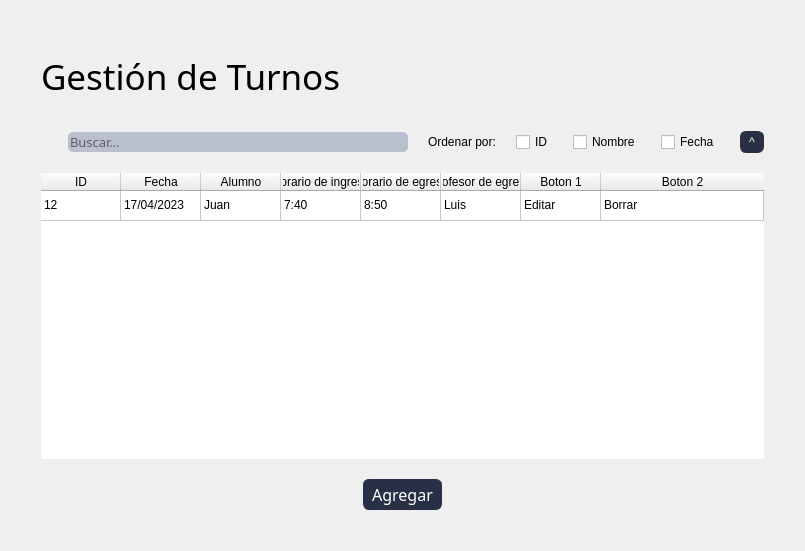
<?xml version="1.0" encoding="UTF-8"?>
<ui version="4.0">
 <class>Form</class>
 <widget class="QWidget" name="Form">
  <property name="geometry">
   <rect>
    <x>0</x>
    <y>0</y>
    <width>746</width>
    <height>551</height>
   </rect>
  </property>
  <property name="windowTitle">
   <string>Form</string>
  </property>
  <property name="styleSheet">
   <string notr="true">*{
    font-family: 'Oswald', sans-serif;
    font-weight: 400;
}

QMenuBar{
    background-color: #293045;
    padding: 0;    
    font-size: 14px;
    color:white;
}

QMenuBar:item{
    padding: 17px;
    border-radius: 10px;

}

QMenuBar:item:selected{
    background-color: #768AC5;
    color:black;
    border-radius: 5px;
    margin: 10px;
    
    

}

QMenu{
    background-color: #293045;

    color: white;
}

QMenu:item{
    padding: 5px;
    border-radius: 5px;
}

QMenu:item:selected{
    background-color: #768AC5;
    color:white;

}
Qmenu#icon{
   icon:size 40px; 
    
}


QRadioButton:indicator{
    border-style: solid;
    border-color:  #293045;
    border-radius: 6%;
    border-width:  2px;
    background-color: #BABFCE;
}
QRadioButton::indicator:checked{
    background-color: #768AC5;
}

#label{
    font-size: 35px;
}

#usuariosLabel{
    font-size: 14px;
}

#contraseALabel{
    font-size: 14px;
}

#usuariosLineEdit{
    width: 170px;
    height: 20px;
    border-radius: 10px;
}

#passwordLineEdit{
    width: 170px;
    height: 20px;
    border-radius: 10px;
}

#labelprofesores{
    font-size: 26px;
}

QLineEdit{
    border-radius: 5px;
    background-color: #BABFCE;
    
}

#title{
    width: 100px;
    height: 200px;
}



QPushButton{
    border-color:#293045;
    border-style: solid;
    border-width: 1px;
    border-radius: 6px;
    background-color: #293045;
    color:#ffffff;
    padding: 3px 8px;

}
QPushButton:hover{
    background-color:#768AC5;
    color:#293045;
}
QPushButton:pressed {
    background-color: #293045;

}

#pushButton_5{
    padding: 10px;
    background-color: #768AC5;
    border-radius: 15%;
}

</string>
  </property>
  <layout class="QHBoxLayout" name="horizontalLayout_4">
   <item>
    <layout class="QVBoxLayout" name="verticalLayout">
     <property name="spacing">
      <number>20</number>
     </property>
     <property name="leftMargin">
      <number>30</number>
     </property>
     <property name="topMargin">
      <number>30</number>
     </property>
     <property name="rightMargin">
      <number>30</number>
     </property>
     <property name="bottomMargin">
      <number>30</number>
     </property>
     <item>
      <widget class="QLabel" name="label">
       <property name="sizePolicy">
        <sizepolicy hsizetype="Fixed" vsizetype="Fixed">
         <horstretch>0</horstretch>
         <verstretch>0</verstretch>
        </sizepolicy>
       </property>
       <property name="minimumSize">
        <size>
         <width>0</width>
         <height>70</height>
        </size>
       </property>
       <property name="font">
        <font>
         <family>Oswald</family>
         <weight>50</weight>
         <bold>false</bold>
        </font>
       </property>
       <property name="text">
        <string>Gestión de Turnos</string>
       </property>
      </widget>
     </item>
     <item>
      <layout class="QHBoxLayout" name="horizontalLayout_2">
       <item>
        <widget class="QLabel" name="label_2">
         <property name="sizePolicy">
          <sizepolicy hsizetype="Fixed" vsizetype="Fixed">
           <horstretch>0</horstretch>
           <verstretch>0</verstretch>
          </sizepolicy>
         </property>
         <property name="text">
          <string/>
         </property>
         <property name="pixmap">
          <pixmap>lupa.png</pixmap>
         </property>
        </widget>
       </item>
       <item>
        <widget class="QLineEdit" name="lineEdit">
         <property name="sizePolicy">
          <sizepolicy hsizetype="Maximum" vsizetype="Fixed">
           <horstretch>0</horstretch>
           <verstretch>0</verstretch>
          </sizepolicy>
         </property>
         <property name="minimumSize">
          <size>
           <width>340</width>
           <height>0</height>
          </size>
         </property>
         <property name="font">
          <font>
           <family>Oswald</family>
           <pointsize>10</pointsize>
           <weight>50</weight>
           <bold>false</bold>
          </font>
         </property>
         <property name="styleSheet">
          <string notr="true"/>
         </property>
         <property name="placeholderText">
          <string>Buscar...</string>
         </property>
        </widget>
       </item>
       <item>
        <spacer name="horizontalSpacer_2">
         <property name="orientation">
          <enum>Qt::Horizontal</enum>
         </property>
         <property name="sizeHint" stdset="0">
          <size>
           <width>40</width>
           <height>20</height>
          </size>
         </property>
        </spacer>
       </item>
       <item>
        <layout class="QHBoxLayout" name="horizontalLayout_3">
         <item>
          <widget class="QLabel" name="label_3">
           <property name="text">
            <string>Ordenar por:</string>
           </property>
          </widget>
         </item>
         <item>
          <widget class="QCheckBox" name="checkBox">
           <property name="text">
            <string>ID</string>
           </property>
          </widget>
         </item>
         <item>
          <widget class="QCheckBox" name="checkBox_2">
           <property name="text">
            <string>Nombre</string>
           </property>
          </widget>
         </item>
         <item>
          <widget class="QCheckBox" name="checkBox_3">
           <property name="text">
            <string>Fecha</string>
           </property>
          </widget>
         </item>
         <item>
          <widget class="QPushButton" name="pushButton_3">
           <property name="maximumSize">
            <size>
             <width>30</width>
             <height>30</height>
            </size>
           </property>
           <property name="text">
            <string>^</string>
           </property>
          </widget>
         </item>
        </layout>
       </item>
      </layout>
     </item>
     <item>
      <widget class="QTableWidget" name="tableWidget">
       <property name="sizePolicy">
        <sizepolicy hsizetype="Expanding" vsizetype="Expanding">
         <horstretch>0</horstretch>
         <verstretch>0</verstretch>
        </sizepolicy>
       </property>
       <property name="frameShape">
        <enum>QFrame::NoFrame</enum>
       </property>
       <property name="frameShadow">
        <enum>QFrame::Plain</enum>
       </property>
       <property name="sortingEnabled">
        <bool>true</bool>
       </property>
       <attribute name="horizontalHeaderMinimumSectionSize">
        <number>20</number>
       </attribute>
       <attribute name="horizontalHeaderDefaultSectionSize">
        <number>80</number>
       </attribute>
       <attribute name="horizontalHeaderHighlightSections">
        <bool>false</bool>
       </attribute>
       <attribute name="horizontalHeaderStretchLastSection">
        <bool>true</bool>
       </attribute>
       <attribute name="verticalHeaderVisible">
        <bool>false</bool>
       </attribute>
       <row>
        <property name="text">
         <string/>
        </property>
       </row>
       <column>
        <property name="text">
         <string>ID</string>
        </property>
       </column>
       <column>
        <property name="text">
         <string>Fecha</string>
        </property>
       </column>
       <column>
        <property name="text">
         <string>Alumno</string>
        </property>
       </column>
       <column>
        <property name="text">
         <string>Horario de ingreso</string>
        </property>
       </column>
       <column>
        <property name="text">
         <string>Horario de egreso</string>
        </property>
       </column>
       <column>
        <property name="text">
         <string>Profesor de egreso</string>
        </property>
       </column>
       <column>
        <property name="text">
         <string>Boton 1</string>
        </property>
       </column>
       <column>
        <property name="text">
         <string>Boton 2</string>
        </property>
       </column>
       <item row="0" column="0">
        <property name="text">
         <string>12</string>
        </property>
       </item>
       <item row="0" column="1">
        <property name="text">
         <string>17/04/2023</string>
        </property>
       </item>
       <item row="0" column="2">
        <property name="text">
         <string>Juan</string>
        </property>
       </item>
       <item row="0" column="3">
        <property name="text">
         <string>7:40</string>
        </property>
       </item>
       <item row="0" column="4">
        <property name="text">
         <string>8:50</string>
        </property>
       </item>
       <item row="0" column="5">
        <property name="text">
         <string>Luis</string>
        </property>
       </item>
       <item row="0" column="6">
        <property name="text">
         <string>Editar</string>
        </property>
       </item>
       <item row="0" column="7">
        <property name="text">
         <string>Borrar</string>
        </property>
       </item>
      </widget>
     </item>
     <item>
      <layout class="QHBoxLayout" name="horizontalLayout">
       <property name="leftMargin">
        <number>60</number>
       </property>
       <property name="rightMargin">
        <number>60</number>
       </property>
       <item>
        <spacer name="horizontalSpacer_3">
         <property name="orientation">
          <enum>Qt::Horizontal</enum>
         </property>
         <property name="sizeHint" stdset="0">
          <size>
           <width>40</width>
           <height>20</height>
          </size>
         </property>
        </spacer>
       </item>
       <item>
        <widget class="QPushButton" name="pushButton_2">
         <property name="font">
          <font>
           <family>Oswald</family>
           <pointsize>12</pointsize>
           <weight>50</weight>
           <bold>false</bold>
          </font>
         </property>
         <property name="styleSheet">
          <string notr="true"/>
         </property>
         <property name="text">
          <string>Agregar</string>
         </property>
        </widget>
       </item>
       <item>
        <spacer name="horizontalSpacer">
         <property name="orientation">
          <enum>Qt::Horizontal</enum>
         </property>
         <property name="sizeHint" stdset="0">
          <size>
           <width>40</width>
           <height>20</height>
          </size>
         </property>
        </spacer>
       </item>
      </layout>
     </item>
    </layout>
   </item>
  </layout>
 </widget>
 <resources/>
 <connections/>
</ui>
